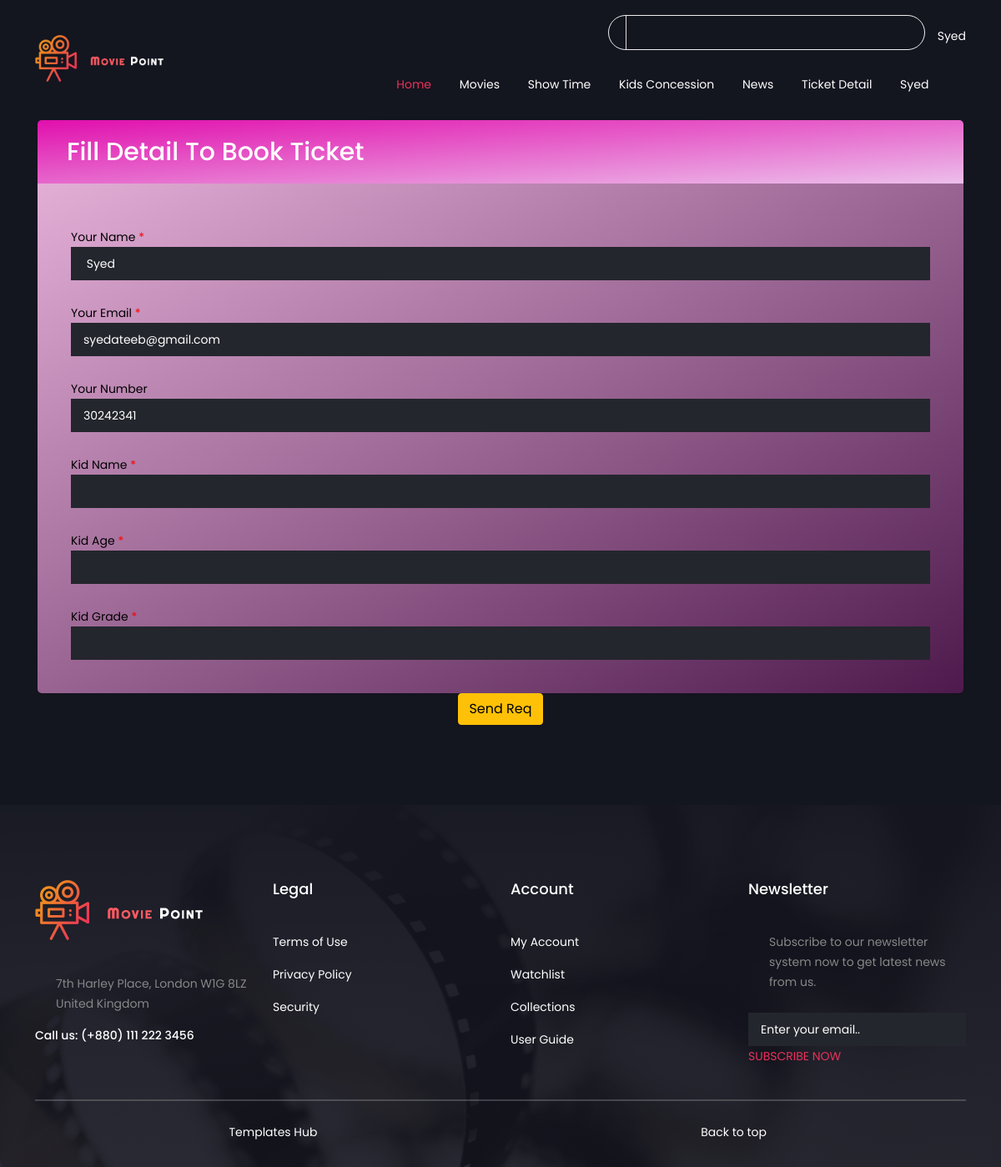
The page /kids_concession.php?email=syedateeb@gmail.com (signed in) on the database its author committed.
### tables this page shows
CREATE TABLE `visitors` (
  `visitors_id` int(255) NOT NULL,
  `visitors_name` varchar(255) NOT NULL,
  `visitors_email` varchar(255) NOT NULL,
  `visitors_number` int(255) NOT NULL,
  `visitors_password` varchar(255) NOT NULL
);

### kids_concession.php (the view, shortened to what this page needs)
<?php
include 'database.php';
$email = $_GET['email'];
$sql1 = "SELECT * from visitors where visitors_email='$email'";
$result1 = mysqli_query($conn,$sql1);
$visitors = mysqli_fetch_array($result1);
?>
<!DOCTYPE HTML>
<html lang="zxx">
<head>
		<link rel="stylesheet" type="text/css" href="assets/css/bootstrap.min.css" media="all" />
		<link href="https://cdn.jsdelivr.net/npm/bootstrap@5.1.3/dist/css/bootstrap.min.css" rel="stylesheet">
		<link rel="stylesheet" type="text/css" href="assets/css/slicknav.min.css" media="all" />
		<link rel="stylesheet" type="text/css" href="assets/css/icofont.css" media="all" />
		<link rel="stylesheet" type="text/css" href="assets/css/owl.carousel.css">
		<link rel="stylesheet" type="text/css" href="assets/css/magnific-popup.css">
		<link rel="stylesheet" type="text/css" href="assets/css/style.css" media="all" />
		<link rel="stylesheet" type="text/css" href="assets/css/responsive.css" media="all" />
	</head>
		<header class="header">
			<div class="container">
				<div class="header-area">
					<div class="logo">
						<a href=""><img src="assets/img/logo.png" alt="logo" /></a>
					</div>
					<div class="header-right">
						<form action="#">
							<input type="text"/>
							<button disabled><i class="icofont icofont-search"></i></button>
						</form>
						<ul>
							<li><a href="#"><?php echo $visitors['visitors_name']; ?></a></li>
						</ul>
					</div>
					<div class="menu-area">
					    <div class="mainmenu">
						<ul id="primary-menu">
                                <li><a class="active" href="visitors_home.php?email=<?php echo $_GET['email'];?>">Home</a></li>
                                <li><a href="visitors_movie.php?email=<?php echo $_GET['email'];?>">Movies</a></li>
								<li><a href="show_time.php?email=<?php echo $_GET['email'];?>">Show Time</a></li>
                                <li><a href="kids_concession.php?email=<?php echo $_GET['email'];?>">Kids Concession</a></li>
                                <li><a href="blog.php?email=<?php echo $_GET['email'];?>">News</a></li>
<li><a href="tickets.php?email=<?php echo $_GET['email'];?>">Ticket Detail</a></li>
								<li><a href="#"><?php echo $visitors['visitors_name'];?><i class="icofont icofont-simple-down"></i></a>
								</li>
                            </ul>
					    </div>
					</div>
				</div>
			</div>
		</header>
		<br>
		<br>
		<br>
		<br>
		<br>
		<br>
		<div class="container1">
        <div class="title">
            <h2>Fill Detail To Book Ticket</h2>
        </div>
      <div class="d-flex">
        <form style="color:black;" action="" method="post" enctype="multipart/form-data">
          <label>
            <span class="fname">Your Name<span class="required"> * </span></span>
            <input  class="input" type="text" name="visitors_name" value="<?php echo $visitors['visitors_name']; ?>">
          </label>
          <label>
            <span class="lname">Your Email <span class="required"> *</span></span>
            <input class="input" type="email" name="visitors_email" value="<?php echo $visitors['visitors_email']; ?>">
          </label>
          <label>
            <span>Your Number</span>
            <input class="input" type="number" name="visitors_number" value="<?php echo $visitors['visitors_number']; ?>">
          </label>
          <label>
            <span>Kid Name<span class="required"> * </span></span>
            <input class="input" type="text" name="kid_name" placeholder=""  >
          </label>
          <label>
            <span>Kid Age<span class="required"> * </span></span>
            <input class="input" type="number" name="kid_age"  >
          </label>
          <label>
          <span>Kid Grade<span class="required">  * </span></span>
            <input class="input" type="text" name="kid_grade" >
          </label>
		  </form>
       </div>
            <center><button data-bs-toggle="modal" href="#exampleModalToggle" role="button" class="btn btn-warning">Send Req</button></center>
      </div>
	  <br>
		<br>
		<br>
		<br>
<footer class="footer">
			<div class="container">
				<div class="row">
                    <div class="col-lg-3 col-sm-6">
						<div class="widget">
							<img src="assets/img/logo.png" alt="about" />
							<p>7th Harley Place, London W1G 8LZ United Kingdom</p>
							<h6><span>Call us: </span>(+880) 111 222 3456</h6>
						</div>
                    </div>
                    <div class="col-lg-3 col-sm-6">
						<div class="widget">
							<h4>Legal</h4>
							<ul>
								<li><a href="#">Terms of Use</a></li>
								<li><a href="#">Privacy Policy</a></li>
								<li><a href="#">Security</a></li>
							</ul>
						</div>
                    </div>
                    <div class="col-lg-3 col-sm-6">
						<div class="widget">
							<h4>Account</h4>
							<ul>
								<li><a href="#">My Account</a></li>
								<li><a href="#">Watchlist</a></li>
								<li><a href="#">Collections</a></li>
								<li><a href="#">User Guide</a></li>
							</ul>
						</div>
                    </div>
                    <div class="col-lg-3 col-sm-6">
						<div class="widget">
							<h4>Newsletter</h4>
							<p>Subscribe to our newsletter system now to get latest news from us.</p>
							<form action="#">
								<input type="text" placeholder="Enter your email.."/>
								<button>SUBSCRIBE NOW</button>
							</form>
						</div>
                    </div>
				</div>
				<hr />
			</div>
			<div class="copyright">
				<div class="container">
					<div class="row">
						<div class="col-lg-6 text-center text-lg-left">
							<div class="copyright-content">
								<p><a target="_blank" href="https://www.templateshub.net">Templates Hub</a></p>
							</div>
						</div>
						<div class="col-lg-6 text-center text-lg-right">
							<div class="copyright-content">
								<a href="#" class="scrollToTop">
									Back to top<i class="icofont icofont-arrow-up"></i>
								</a>
							</div>
						</div>
					</div>
				</div>
			</div>
		</footer>
	</body>
</html>

### assets/css/style.css (style rules this page uses)
h1, h2, h3, h4, h5, h6 { font-weight: 500; color: #fff; }
h1, h2, h3, h4, h5, h6, p { margin: 0px; }
h2 { font-size: 30px; }
h4 { font-size: 18px; }
h6 { font-size: 14px; }
a { transition: 0.6s; }
a, a:hover { color: #fff; }
img { max-width: 100%; height: auto; }
a, a:hover, a:focus, a:active, button:focus { text-decoration: none; border: none; outline: 0; }
ul { list-style: none; margin: 0; padding: 0; }
button { cursor: pointer; }
input[type="text"], input[type="submit"], button[type="submit"], input[type="email"], input[type="url"], input[type="tel"], input[type="search"], input[type="password"], input[type="number"], textarea { background: #24262d; width: 100%; padding: 8px 15px; border: none; }
textarea, input, textarea::-webkit-input-placeholder , input::-webkit-input-placeholder { color: #fff; }
.header { padding: 18px 0; position: absolute; top: 0; left: 0; width: 100%; z-index: 99; }
.header-area { display: grid; grid-template-rows: repeat(2,1fr); grid-template-columns: repeat(12,1fr); align-items: center; grid-gap: 20px; }
.logo { grid-column: span 2; grid-row: span 2; padding-right: 15px; }
.header-right { grid-column: span 10; text-align: right; display: flex; align-items: center; }
.menu-area { grid-column: span 10; }
.mainmenu { text-align: right; }
.mainmenu li { display: inline-block; position: relative; }
.mainmenu li a:not(.theme-btn) { display: inline-block; margin-right: 30px; padding: 3px 0; }
.mainmenu { display: block; }
.mainmenu li a.active, .mainmenu li a:hover { color: #eb315a; }
.header-right form { display: flex; max-width: 380px; border: 1px solid #eee; border-radius: 30px; margin-left: auto; }
.header-right form button { background: transparent; color: #fff; border: none; padding-right: 10px; }
.header-right form input { width: auto; background: transparent; color: #fff; border: none; margin: 0; border-left: 1px solid #ddd; margin-left: 20px; }
.header-right ul li { padding: 8px 0 0; margin-left: 15px; display: inline-block; }
hr { margin: 0; border-top: 1px solid #ddd; }
.footer { background: url('../img/footer-bg.png') no-repeat bottom center / cover; position: relative; padding: 90px 0 30px; }
.footer::before { position: absolute; background: #13151f; top: 0; left: 0; content: ""; width: 100%; height: 100%; opacity: 0.9; }
.widget h4,.widget img { margin-bottom: 40px; }
.widget ul li { margin-top: 15px; }
.widget h6 { margin-top: 18px; }
.widget { margin-bottom: 40px; }
.widget button { background: transparent; color: #eb315a; border: none; padding: 0; }
.widget form { margin-top: 25px; }
.copyright { padding-top: 25px; }

### kids_concession.php (style rules this page uses)
.container1 { width: 100%; padding-right: 15px; padding-left: 15px; margin-right: auto; margin-left: auto; }
@media (min-width: 1200px) { .container1 { max-width: 1140px; } }
.d-flex { display: flex; flex-direction: row; background: linear-gradient(to bottom right, #e3aed6 0%, #4e1a4d 100%); border-radius: 0 0 5px 5px; padding: 25px; }
form { flex: 4; }
.title { background: -webkit-gradient(linear, left top, right bottom, color-stop(0, #5195A8), color-stop(100, #70EAFF)); background: -moz-linear-gradient(top left, #5195A8 0%, #70EAFF 100%); background: -ms-linear-gradient(top left, #5195A8 0%, #70EAFF 100%); background: -o-linear-gradient(top left, #5195A8 0%, #70EAFF 100%); background: linear-gradient(to bottom right, #e10fad 0%, #ecbfeb 100%); border-radius:5px 5px 0 0 ; padding: 20px; color: #f6f6f6; }
h2 { margin: 0; padding-left: 15px; }
.required { color: red; }
label, table { display: block; margin: 15px; }
label>span { float: left; width: 25%; margin-top: 12px; padding-right: 10px; }
p { display: block; color: #888; margin: 0; padding-left: 25px; }
select,input { background: transparent; }

### rows shown on the page
visitors: visitors_name "Syed", visitors_email "syedateeb@gmail.com", visitors_number "30242341"
